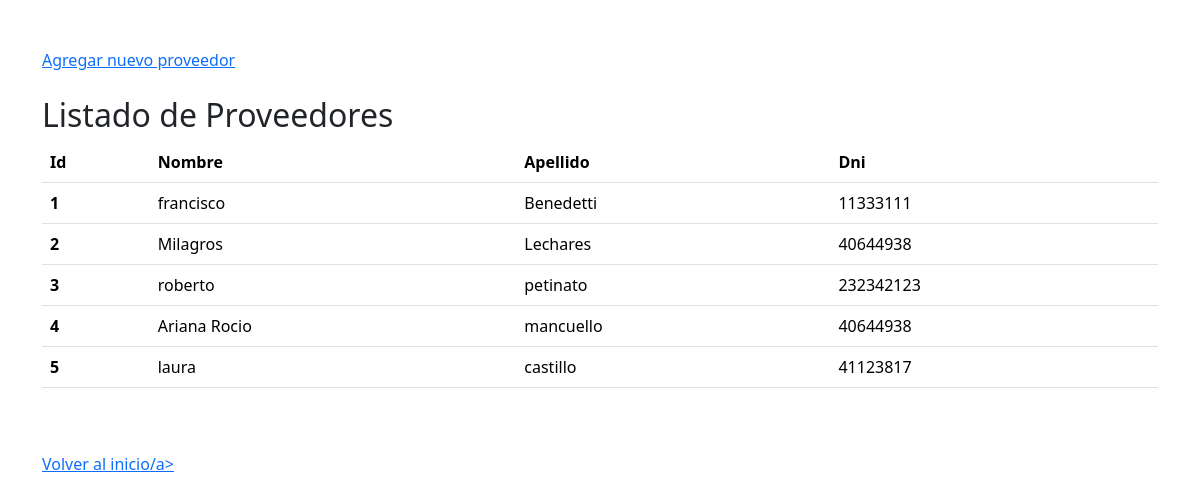
/compra/proveedores, run on the app's committed database.
### App/models.py (models this page shows, shortened)
class Proveedor(models.Model):
    nombre = models.CharField(verbose_name="Nombre", max_length=100)
    apellido = models.CharField(verbose_name="Apellido", max_length=100)
    dni = models.IntegerField(verbose_name="Dni", validators=[MinValueValidator(10000000), MaxValueValidator(99999999)])
    class Meta:
        db_table = "Proveedores"
        verbose_name="Proveedor"
        verbose_name_plural="Proveedores"

### App/views.py (the view)
# urls.py: path('compra/proveedores', ProveedoresListado, name='proveedores'),
def ProveedoresListado(request):
    proveedores = Proveedor.objects.all()
    return render(request, "listadoProveedores.html", {"proveedores": proveedores})

### App/templates/listadoProveedores.html (shortened to what this page needs)
<!DOCTYPE html>
<html lang="en">
<head>
    <link
        href="https://cdn.jsdelivr.net/npm/bootstrap@5.3.3/dist/css/bootstrap.min.css"
        rel="stylesheet"
    >
</head>
<body>
   <div class="container mt-5">
      <a href="{% url 'proveedores_form' %}" class="mb-4">Agregar nuevo proveedor</a>
      <br>
      <br>
      <h2>Listado de Proveedores</h2>
      <table class="table">
        <thead>
          <tr>
            <th scope="col">Id</th>
            <th scope="col">Nombre</th>
            <th scope="col">Apellido</th>
            <th scope="col">Dni</th>
          </tr>
        </thead>
        <tbody>
          {% for proveedor in proveedores %}
            <tr>
              <th scope="row">{{ proveedor.id }}</th>
              <td>{{ proveedor.nombre }}</td>
              <td>{{ proveedor.apellido }}</td>
              <td>{{ proveedor.dni }}</td>
            </tr>
          {% endfor %}
        </tbody>
      </table>
      <br>
      <br>
      <a href="{% url 'inicio' %}" >Volver al inicio/a>
    </div>
</body>
</html>

### data on the page
Proveedor: id "1", nombre "francisco", apellido "Benedetti", dni "11333111"
Proveedor: id "2", nombre "Milagros", apellido "Lechares", dni "40644938"
Proveedor: id "3", nombre "roberto", apellido "petinato", dni "232342123"
Proveedor: id "4", nombre "Ariana Rocio", apellido "mancuello", dni "40644938"
Proveedor: id "5", nombre "laura", apellido "castillo", dni "41123817"
